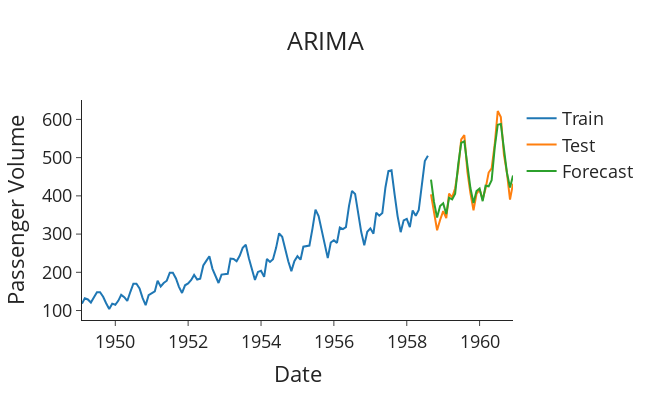

Write notebook code for a chart like this one.
### Code cell
# Import packages
import plotly.graph_objects as go

def plot_forecasts(forecasts: list[float], title: str) -> None:
    """Function to plot the forecasts."""
    fig = go.Figure()
    fig.add_trace(go.Scatter(x=train['Month'], y=train['#Passengers'], name='Train'))
    fig.add_trace(go.Scatter(x=test['Month'], y=test['#Passengers'], name='Test'))
    fig.add_trace(go.Scatter(x=test['Month'], y=forecasts, name='Forecast'))
    fig.update_layout(template="simple_white", font=dict(size=18), title_text=title,
                      width=650, title_x=0.5, height=400, xaxis_title='Date',
                      yaxis_title='Passenger Volume')

    return fig.show()


# Plot the forecasts
plot_forecasts(forecasts, 'ARIMA')
